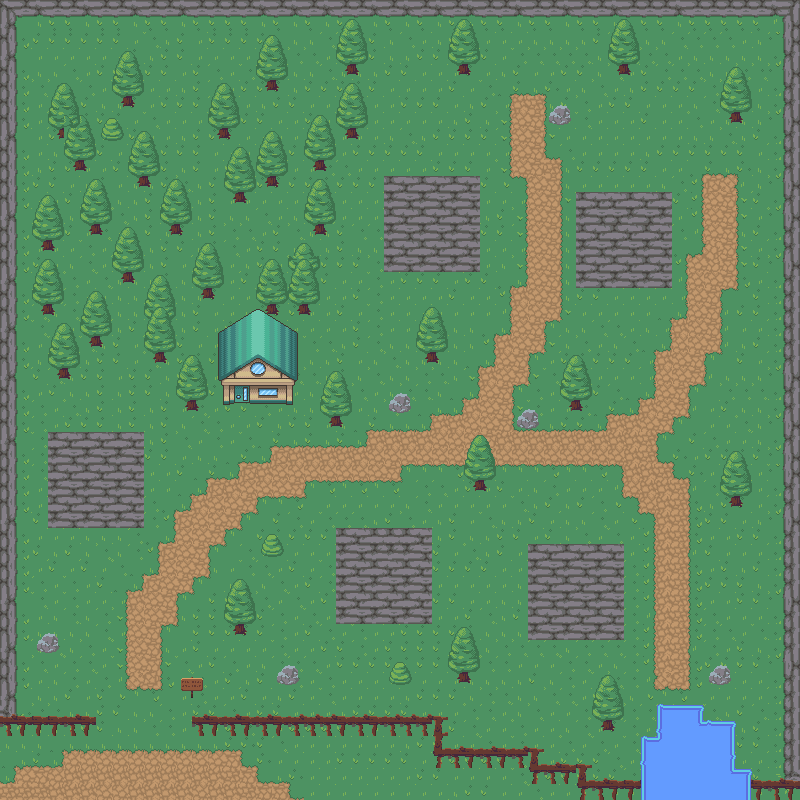

Below is a game level as drawn by its tile map, then a one-line description and the .tmx that defines it (tile-layer data replaced by summaries):
An orthogonal 50x50 tile map with 16x16 px tiles, 5 tile layers (ground, cloture, champ, detaille, ...), 2 tilesets and 70 objects (61x collision, player, enter_house, enter_house_exit, champ1, ...).

<map version="1.10" tiledversion="1.11.2" orientation="orthogonal" renderorder="right-down" width="50" height="50" tilewidth="16" tileheight="16" infinite="0" nextlayerid="8" nextobjectid="91">
 <tileset firstgid="1" source="nature.tsx" />
 <tileset firstgid="721" source="house.tsx" />
 <layer id="1" name="ground" width="50" height="50">
  <data>[2500 cells, 2500 non-empty, 69 distinct tile ids]</data>
 </layer>
 <layer id="2" name="cloture" width="50" height="50">
  <data>[2500 cells, 96 non-empty, 10 distinct tile ids]</data>
 </layer>
 <layer id="4" name="champ" width="50" height="50">
  <data>[2500 cells, 180 non-empty, 4 distinct tile ids]</data>
 </layer>
 <layer id="7" name="detaille" width="50" height="50">
  <data>[2500 cells, 354 non-empty, 31 distinct tile ids]</data>
 </layer>
 <layer id="3" name="grange" width="50" height="50">
  <data>[2500 cells, 43 non-empty, 43 distinct tile ids]</data>
 </layer>
 <objectgroup id="5" name="Object">
  <object id="1" name="player" x="146" y="664">
   <point />
  </object>
  <object id="2" type="collision" x="784.208" y="0.375" width="15.625" height="799.583" />
  <object id="3" type="collision" x="-0.04167" y="0.25" width="784" height="15.6667" />
  <object id="4" type="collision" x="0" y="16" width="16" height="720" />
  <object id="5" type="collision" x="16.25" y="720.167" width="431.708" height="15.625" />
  <object id="6" type="collision" x="432.083" y="736.042" width="15.8333" height="31.8333" />
  <object id="8" type="collision" x="448.125" y="752" width="95.9167" height="15.9167" />
  <object id="9" type="collision" x="528.042" y="768" width="63.9583" height="16.0417" />
  <object id="10" type="collision" x="576.208" y="784.208" width="207.875" height="15.5833" />
  <object id="11" type="collision" x="224" y="372" width="69.3333" height="28" />
  <object id="13" name="enter_house" x="233.674" y="380.273" width="15.8182" height="23.4545" />
  <object id="14" name="enter_house_exit" x="240.833" y="410.833">
   <point />
  </object>
  <object id="15" type="collision" x="385" y="177" width="93" height="93" />
  <object id="18" type="collision" x="528" y="545" width="96" height="94" />
  <object id="19" type="collision" x="48" y="433" width="97" height="94" />
  <object id="21" name="champ1" x="368" y="160" width="129" height="126" />
  <object id="25" name="champ3" x="514.5" y="529" width="129" height="126" />
  <object id="27" name="champ5" x="31.5" y="414" width="129" height="126" />
  <object id="31" type="collision" x="576" y="193.333" width="96" height="95.6667" />
  <object id="33" type="collision" x="338" y="528.667" width="93" height="94.3333" />
  <object id="34" name="champ4" x="320" y="512" width="127.5" height="129" />
  <object id="37" name="champ2" x="560" y="176.666" width="127.334" height="127.333" />
  <object id="39" type="collision" x="659" y="721" width="74" height="62" />
  <object id="40" type="collision" x="658" y="706" width="44" height="16" />
  <object id="42" type="collision" x="642" y="738" width="16" height="46" />
  <object id="43" type="collision" x="735" y="772" width="14" height="11" />
  <object id="44" type="collision" x="729.25" y="500" width="13.25" height="6.75" />
  <object id="45" x="600.75" y="723.5" width="14.75" height="6.5" />
  <object id="46" type="collision" x="456.25" y="676.25" width="15" height="6.25" />
  <object id="47" type="collision" x="395.75" y="675.5" width="8.5" height="7.75" />
  <object id="48" type="collision" x="279.75" y="676.25" width="16" height="7.75" />
  <object id="49" type="collision" x="232.75" y="628.5" width="14.5" height="6.25" />
  <object id="50" type="collision" x="40.5" y="643.25" width="16" height="8.75" />
  <object id="52" type="collision" x="267.5" y="545" width="10" height="7.5" />
  <object id="53" type="collision" x="392" y="401.5" width="17" height="10" />
  <object id="54" type="collision" x="329.5" y="420" width="12.5" height="6.5" />
  <object id="55" type="collision" x="473.5" y="483.5" width="12" height="6.5" />
  <object id="56" type="collision" x="519" y="417.5" width="20.5" height="9.5" />
  <object id="57" type="collision" x="569.5" y="404" width="13.5" height="7" />
  <object id="58" type="collision" x="728.5" y="115.5" width="16.5" height="8" />
  <object id="61" type="collision" x="616.5" y="68" width="15.5" height="7" />
  <object id="62" type="collision" x="551.5" y="115" width="17.5" height="8.5" />
  <object id="63" type="collision" x="458" y="68" width="13" height="6" />
  <object id="64" type="collision" x="344.5" y="67.5" width="15" height="6" />
  <object id="65" type="collision" x="344.5" y="131" width="14.5" height="7.5" />
  <object id="66" type="collision" x="312" y="164.5" width="16.5" height="6.5" />
  <object id="67" type="collision" x="312" y="227" width="15.5" height="7.5" />
  <object id="68" type="collision" x="297.5" y="296.5" width="13" height="18" />
  <object id="69" type="collision" x="265.5" y="305.5" width="12.5" height="8.5" />
  <object id="70" type="collision" x="200.5" y="291" width="15" height="7.5" />
  <object id="71" type="collision" x="232" y="197" width="15" height="6" />
  <object id="72" type="collision" x="265" y="181" width="13.5" height="5.5" />
  <object id="73" type="collision" x="218.5" y="132" width="10.5" height="6.5" />
  <object id="74" type="collision" x="265" y="84.5" width="14.5" height="5.5" />
  <object id="75" type="collision" x="121.5" y="99" width="13.5" height="7" />
  <object id="76" type="collision" x="109" y="129" width="8" height="7.5" />
  <object id="77" type="collision" x="71.5" y="164.5" width="15.5" height="6" />
  <object id="78" type="collision" x="57" y="130.5" width="12.5" height="7" />
  <object id="79" type="collision" x="88.5" y="227" width="15" height="8.5" />
  <object id="80" type="collision" x="41.5" y="242.5" width="13" height="7" />
  <object id="81" type="collision" x="41" y="308.5" width="13.5" height="5" />
  <object id="82" type="collision" x="56" y="372" width="16" height="7.5" />
  <object id="83" type="collision" x="88.5" y="339.5" width="14.5" height="6.5" />
  <object id="84" type="collision" x="153.5" y="336.5" width="13" height="26.5" />
  <object id="85" type="collision" x="183.5" y="405" width="16.5" height="6.5" />
  <object id="86" type="collision" x="425.5" y="356" width="14" height="6" />
  <object id="87" type="collision" x="711.5" y="674.5" width="18" height="9.5" />
  <object id="88" type="collision" x="169.5" y="228" width="15" height="6" />
  <object id="89" type="collision" x="135.5" y="180" width="15" height="6" />
  <object id="90" type="collision" x="120" y="276.5" width="15" height="6" />
 </objectgroup>
</map>
